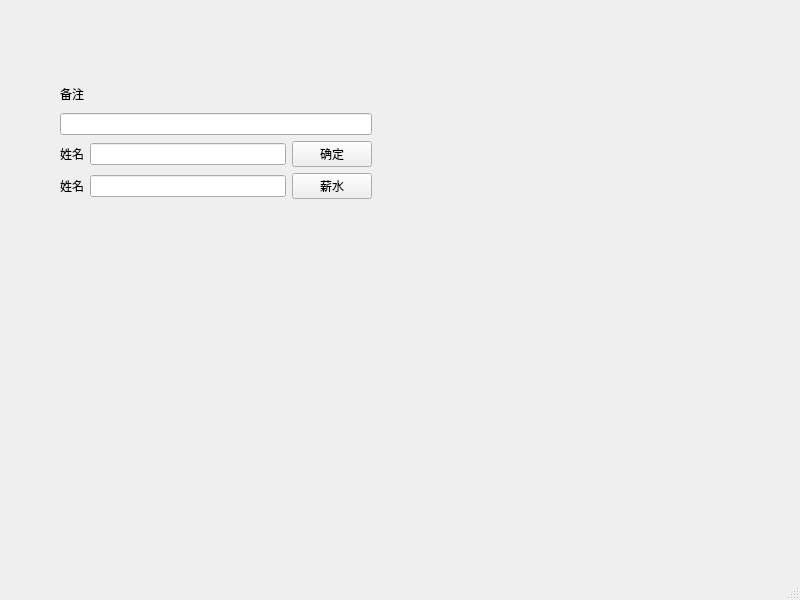
<?xml version="1.0" encoding="UTF-8"?>
<ui version="4.0">
 <class>MainWindow</class>
 <widget class="QMainWindow" name="MainWindow">
  <property name="geometry">
   <rect>
    <x>0</x>
    <y>0</y>
    <width>800</width>
    <height>600</height>
   </rect>
  </property>
  <property name="windowTitle">
   <string>MainWindow</string>
  </property>
  <widget class="QWidget" name="centralwidget">
   <widget class="QWidget" name="">
    <property name="geometry">
     <rect>
      <x>60</x>
      <y>80</y>
      <width>312</width>
      <height>119</height>
     </rect>
    </property>
    <layout class="QVBoxLayout" name="verticalLayout">
     <item>
      <widget class="QLabel" name="label">
       <property name="text">
        <string>备注</string>
       </property>
      </widget>
     </item>
     <item>
      <widget class="QLineEdit" name="lineEdit"/>
     </item>
     <item>
      <layout class="QHBoxLayout" name="horizontalLayout">
       <item>
        <widget class="QLabel" name="label_2">
         <property name="text">
          <string>姓名</string>
         </property>
        </widget>
       </item>
       <item>
        <widget class="QLineEdit" name="lineEdit_2"/>
       </item>
       <item>
        <widget class="QPushButton" name="pushButton">
         <property name="text">
          <string>确定</string>
         </property>
        </widget>
       </item>
      </layout>
     </item>
     <item>
      <layout class="QHBoxLayout" name="horizontalLayout_2">
       <item>
        <widget class="QLabel" name="label_3">
         <property name="text">
          <string>姓名</string>
         </property>
        </widget>
       </item>
       <item>
        <widget class="QLineEdit" name="lineEdit_3"/>
       </item>
       <item>
        <widget class="QPushButton" name="pushButton_2">
         <property name="text">
          <string>薪水</string>
         </property>
        </widget>
       </item>
      </layout>
     </item>
    </layout>
   </widget>
  </widget>
  <widget class="QMenuBar" name="menubar">
   <property name="geometry">
    <rect>
     <x>0</x>
     <y>0</y>
     <width>800</width>
     <height>26</height>
    </rect>
   </property>
  </widget>
  <widget class="QStatusBar" name="statusbar"/>
 </widget>
 <resources/>
 <connections/>
</ui>
